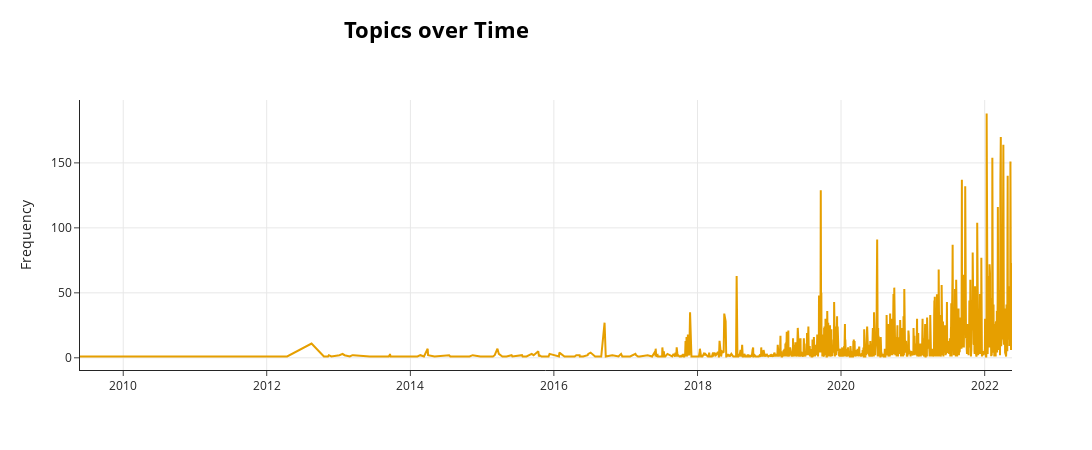

This figure's notebook cell:
### Code cell
topics_over_time = topic_model.topics_over_time(docs, topics, timestamps)
topics_over_time.to_pickle('topics_over_time.pkl')
topic_model.visualize_topics_over_time(topics_over_time, topics=[1])

### Figure 1 — Plotly figure (JSON) as saved in the notebook; plotly's stock layout.template omitted (floating-point values rounded to 4 significant figures; data arrays with more than 128 entries replaced by an {"elided": "..."} marker saying what was removed)
{"data": [{"hoverinfo": "text", "hovertext": {"elided": "1314 str values"}, "marker": {"color": "#E69F00"}, "mode": "lines", "name": "1_co2_klimaschutz_klima_energien", "type": "scatter", "x": {"elided": "1314 str values"}, "y": {"elided": "1314 int values"}}], "layout": {"height": 450, "hoverlabel": {"bgcolor": "white", "font": {"family": "Rockwell", "size": 16}}, "legend": {"title": {"text": "<b>Global Topic Representation"}}, "title": {"font": {"color": "Black", "size": 22}, "text": "<b>Topics over Time", "x": 0.4, "xanchor": "center", "y": 0.95, "yanchor": "top"}, "width": 1250, "xaxis": {"showgrid": true}, "yaxis": {"showgrid": true, "title": {"text": "Frequency"}}}}
